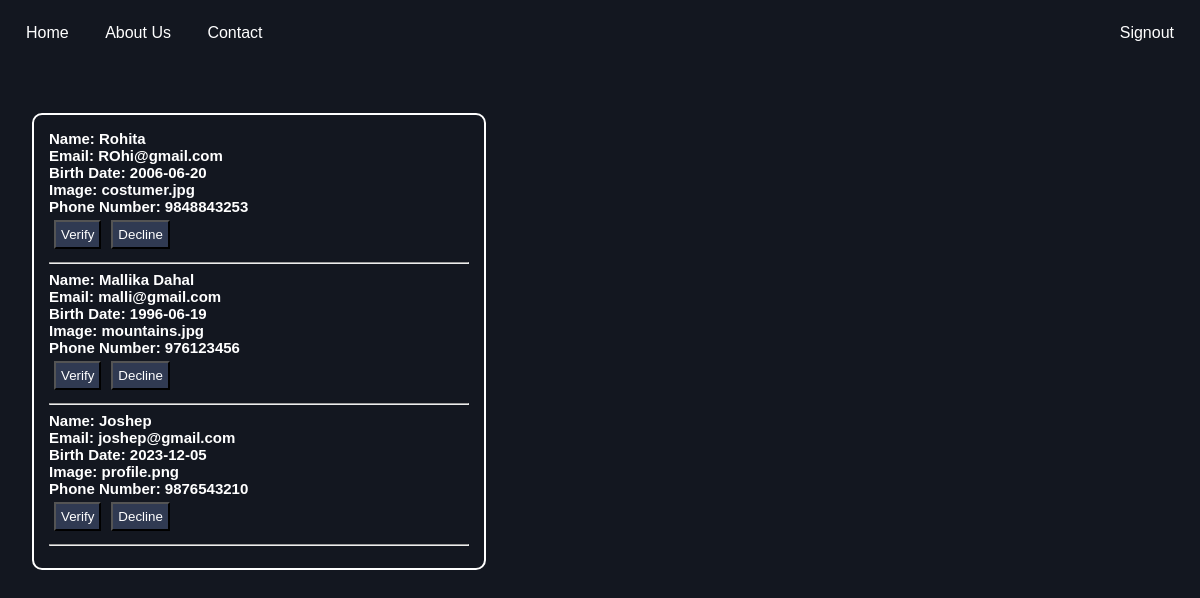
Page /web/public/phpPages/account_request.php on the committed database.
### tables this page shows
CREATE TABLE `costumer` (
  `customer_id` int(11) NOT NULL AUTO_INCREMENT,
  `name` varchar(30) NOT NULL,
  `email` varchar(30) NOT NULL,
  `birth_date` varchar(15) NOT NULL,
  `image` blob NOT NULL,
  `phone_num` bigint(20) NOT NULL,
  `password` varchar(255) NOT NULL,
  `status` int(1) NOT NULL DEFAULT 0,
  `verified_date` varchar(50) DEFAULT NULL,
  PRIMARY KEY (`customer_id`)
);

### web/public/queries/queries.php (called while the page is built, shortened)
<?php
function verifyRequest($connect,$table) {
        $my_queries = $connect->prepare("SELECT customer_id,name, email, birth_date, image, phone_num FROM ".$table." WHERE status = 0");
        $my_queries->execute();
        $result = $my_queries->fetchAll(PDO::FETCH_ASSOC);
        return $result;
}
?>

### web/public/templates/template_function.php (called while the page is built, shortened)
<?php
function mytempletes($reference, $value) {
	extract($value);
        require $reference;
        $clean = ob_get_clean();
        return $clean;
}
?>

### web/public/phpPages/account_request.php (the view, shortened to what this page needs)
<?php
require '../templates/template_function.php';
require '../connection/connect.php';
require '../queries/queries.php';
$page = "logout.php";
$pg_title = "Signout";
$home="admin.php";
$about='';
$contact="";
$tab="costumer";
$customers = verifyRequest($databaseConnection,$tab);
$pass='';
if ($customers) {
    foreach ($customers as $customer) {
        $pass.= "Name: " . $customer['name'] . "<br>";
        $pass.= "Email: " . $customer['email'] . "<br>";
        $pass.= "Birth Date: " . $customer['birth_date'] . "<br>";
        $pass.= "Image: " . $customer['image'] . "<br>";
        $pass.= "Phone Number: " . $customer['phone_num'] . "<br>";
        $pass.="<button class='btn_click'  data-action='verify' data-customer-id='" . $customer['customer_id'] . "'>Verify</button>";
        $pass.="<button class='btn_clickk' data-action='decline' data-customer-id='" . $customer['customer_id'] . "'>Decline</button><hr>";
    }
} else {
    $pass.= "No customers account request found currently.";
}
$passs = ['pass' => $pass];
$main=mytempletes('account_request.html.php',$passs);
require  '../templates/layout.html.php';
?>

### web/public/templates/account_request.html.php (shortened to what this page needs)
<h3 class="request"><?=$pass?></h3>

### web/public/templates/layout.html.php (shortened to what this page needs)
<!DOCTYPE html>
<html lang="en">
<head>
    <link rel="stylesheet" href="../css/styles.css">
</head>
<body>
    <div class="container">
        <nav class="middle-nav">
            <a href=<?=$home?>>Home</a>
            <a href=<?=$about?>>About Us</a>
            <a href=<?=$contact?>>Contact</a>
        </nav>
        <nav class="right-nav">
        <a href=<?=$page?>><?=$pg_title?></a>
    </nav>
    </div>
    <main>
    <?=$main?>
    </main>
</body>
</html>

### web/public/css/styles.css (style rules this page uses)
* { box-sizing: border-box; }
body { font-family: Arial, sans-serif; margin: 0; padding: 0; box-sizing: border-box; background-color: #131720; }
.container { display: flex; justify-content: space-between; align-items: center; padding: 10px; color: white; }
.middle-nav { background-color: #131720; overflow: hidden; align-items: center; justify-content: center; text-align: center; }
.middle-nav a { display: inline-block; color: white; text-align: center; padding: 14px 16px; text-decoration: none; }
.container .right-nav { background-color: #131720; overflow: hidden; }
.container .right-nav a { display: inline-block; color: white; text-align: right; padding: 14px 16px; text-decoration: none; }
main { padding: 2rem; color: #fff; }
.request { border: solid; border-width: 2px; background-color: #131720; font-size: 15px; color: white; border-color: white; width: 40%; border-radius: 10px; padding: 15px; }
.btn_click { background-color: #303a52; color: white; margin: 5px; padding: 5px; }
.btn_clickk { background-color: #303a52; color: white; margin: 5px; padding: 5px; }

### rows in the picture
costumer: name "Rohita", email "ROhi@gmail.com", birth_date "2006-06-20", image "costumer.jpg", phone_num "9848843253"
costumer: name "Mallika Dahal", email "malli@gmail.com", birth_date "1996-06-19", image "mountains.jpg", phone_num "976123456"
costumer: name "Joshep", email "joshep@gmail.com", birth_date "2023-12-05", image "profile.png", phone_num "9876543210"

### other values in the picture
$pg_title "Signout"
